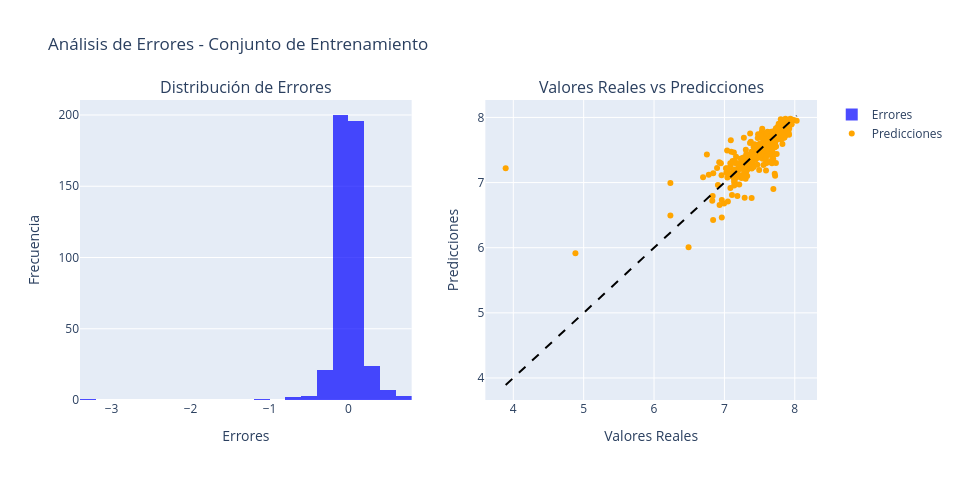
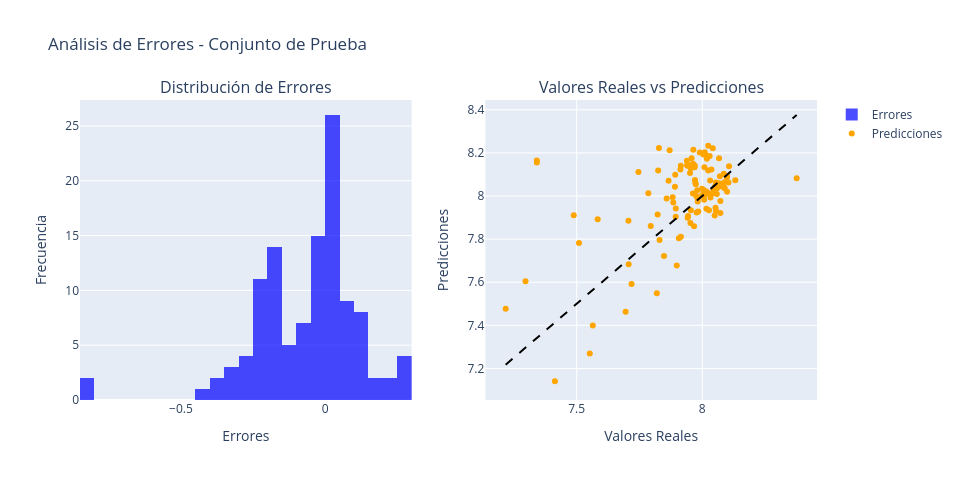

Notebook cell for these charts, in order:
### Markdown cell above
##### 2.1.1.2. Análisis de errores
* Se realiza una visualización para análisis de errores (residuos)

### Code cell
plot_residuals_distribution(train,df_ajustado, plotly_engine = USE_PLOTLY, title = 'Análisis de Errores - Conjunto de Entrenamiento')
plot_residuals_distribution(test, df_pronostico, plotly_engine = USE_PLOTLY, title = 'Análisis de Errores - Conjunto de Prueba')

### Figure 1 — Plotly figure (JSON) as saved in the notebook; plotly's stock layout.template omitted (floating-point values rounded to 4 significant figures; data arrays with more than 128 entries replaced by an {"elided": "..."} marker saying what was removed)
{"data": [{"marker": {"color": "blue"}, "name": "Errores", "nbinsx": 30, "opacity": 0.7, "type": "histogram", "x": {"elided": "458 float values"}, "xaxis": "x", "yaxis": "y"}, {"marker": {"color": "orange"}, "mode": "markers", "name": "Predicciones", "type": "scatter", "x": {"elided": "458 float values"}, "xaxis": "x2", "y": {"elided": "458 float values"}, "yaxis": "y2"}, {"line": {"color": "black", "dash": "dash"}, "mode": "lines", "showlegend": false, "type": "scatter", "x": [3.892, 8.027], "xaxis": "x2", "y": [3.892, 8.027], "yaxis": "y2"}], "layout": {"annotations": [{"font": {"size": 16}, "showarrow": false, "text": "Distribución de Errores", "x": 0.225, "xanchor": "center", "xref": "paper", "y": 1, "yanchor": "bottom", "yref": "paper"}, {"font": {"size": 16}, "showarrow": false, "text": "Valores Reales vs Predicciones", "x": 0.775, "xanchor": "center", "xref": "paper", "y": 1, "yanchor": "bottom", "yref": "paper"}], "height": 480, "title": {"text": "Análisis de Errores - Conjunto de Entrenamiento"}, "width": 960, "xaxis": {"anchor": "y", "domain": [0, 0.45], "title": {"text": "Errores"}}, "xaxis2": {"anchor": "y2", "domain": [0.55, 1], "title": {"text": "Valores Reales"}}, "yaxis": {"anchor": "x", "domain": [0, 1], "title": {"text": "Frecuencia"}}, "yaxis2": {"anchor": "x2", "domain": [0, 1], "title": {"text": "Predicciones"}}}}

### Figure 2 — Plotly figure (JSON) as saved in the notebook; plotly's stock layout.template omitted (floating-point values rounded to 4 significant figures)
{"data": [{"marker": {"color": "blue"}, "name": "Errores", "nbinsx": 30, "opacity": 0.7, "type": "histogram", "x": [0.007203, 0.05622, 0.1074, -0.1791, 0.07765, 0.1033, -0.06564, 0.03433, 0.02369, 0.2314, 0.2727, -0.2591, -0.2726, -0.09208, -0.008931, 0.03574, 0.04235, -0.08558, 0.006983, 0.04903, -0.04624, 0.02286, 0.1515, -0.1123, 0.02518, -0.3079, 0.0212, 0.0925, 0.1397, 0.2703, -0.0485, 0.006806, 0.01228, -0.008592, 0.05807, 0.02789, 0.02771, 0.03961, 0.09494, -0.004874, 0.1079, 0.07496, -0.02304, -0.03503, 0.01121, -0.04039, 0.07881, 0.005303, 0.007846, 0.2931, -0.02127, 0.005915, -0.01698, 0.01224, -0.005801, -0.228, 0.003323, 0.1228, -0.1304, 0.05374, 0.1034, 0.127, 0.2833, -0.3085, -0.4221, -0.1516, 0.01227, 0.05237, -0.02284, -0.2063, -0.1544, -0.03113, -0.8135, -0.8234, 0.01869, -0.2103, -0.3655, -0.003957, 0.04194, 0.02403, 0.0495, 0.2204, -0.2001, -0.1716, -0.2504, -0.1876, -0.193, -0.1083, -0.1714, -0.08588, -0.1554, -0.1253, -0.1034, -0.2049, -0.1748, -0.2249, -0.2177, -0.2116, -0.1864, -0.2048, -0.2257, -0.3425, -0.1794, -0.395, -0.2089, -0.1564, -0.09406, -0.1886, -0.1638, -0.08944, -0.2944, -0.07996, -0.04721, 0.1258, 0.1649], "xaxis": "x", "yaxis": "y"}, {"marker": {"color": "orange"}, "mode": "markers", "name": "Predicciones", "type": "scatter", "x": [7.982, 7.984, 7.967, 7.706, 7.953, 7.907, 7.795, 7.83, 7.707, 7.695, 7.413, 7.217, 7.509, 7.822, 7.894, 7.943, 7.942, 7.885, 8.051, 8.058, 7.98, 8.059, 8.072, 7.882, 8.008, 7.584, 7.955, 8.027, 8.049, 7.819, 7.963, 8.066, 8.098, 8.055, 8.132, 8.074, 8.04, 8.033, 8.072, 8.0, 8.053, 8.016, 7.977, 7.999, 8.057, 8.031, 8.099, 8.021, 8.018, 8.376, 8.07, 8.099, 8.086, 8.068, 7.982, 7.785, 8.007, 8.055, 7.858, 7.978, 7.915, 7.719, 7.552, 7.296, 7.488, 7.891, 8.044, 8.089, 8.005, 7.892, 8.018, 8.107, 7.341, 7.341, 8.068, 7.913, 7.746, 8.017, 8.104, 8.087, 8.088, 7.898, 7.94, 8.017, 7.965, 8.005, 8.01, 8.067, 7.97, 8.037, 7.951, 8.009, 7.971, 7.866, 7.954, 7.939, 7.958, 7.99, 7.963, 7.941, 7.915, 7.87, 8.042, 7.828, 8.024, 8.029, 8.024, 7.955, 7.97, 7.972, 7.824, 7.974, 7.895, 7.848, 7.564], "xaxis": "x2", "y": [7.975, 7.928, 7.86, 7.885, 7.875, 7.804, 7.86, 7.796, 7.683, 7.463, 7.141, 7.477, 7.782, 7.915, 7.903, 7.908, 7.9, 7.97, 8.044, 8.009, 8.026, 8.036, 7.921, 7.995, 7.983, 7.892, 7.934, 7.934, 7.91, 7.549, 8.011, 8.059, 8.086, 8.063, 8.073, 8.046, 8.012, 7.993, 7.977, 8.005, 7.945, 7.941, 8.0, 8.034, 8.046, 8.072, 8.02, 8.016, 8.01, 8.083, 8.092, 8.093, 8.103, 8.056, 7.988, 8.013, 8.003, 7.932, 7.989, 7.924, 7.812, 7.592, 7.269, 7.605, 7.91, 8.043, 8.032, 8.036, 8.028, 8.099, 8.173, 8.138, 8.155, 8.165, 8.049, 8.123, 8.111, 8.021, 8.062, 8.063, 8.039, 7.678, 8.14, 8.188, 8.215, 8.192, 8.203, 8.175, 8.141, 8.122, 8.107, 8.134, 8.074, 8.071, 8.129, 8.164, 8.175, 8.201, 8.15, 8.145, 8.14, 8.213, 8.221, 8.223, 8.233, 8.186, 8.118, 8.143, 8.134, 8.062, 8.119, 8.054, 7.942, 7.722, 7.399], "yaxis": "y2"}, {"line": {"color": "black", "dash": "dash"}, "mode": "lines", "showlegend": false, "type": "scatter", "x": [7.217, 8.376], "xaxis": "x2", "y": [7.217, 8.376], "yaxis": "y2"}], "layout": {"annotations": [{"font": {"size": 16}, "showarrow": false, "text": "Distribución de Errores", "x": 0.225, "xanchor": "center", "xref": "paper", "y": 1, "yanchor": "bottom", "yref": "paper"}, {"font": {"size": 16}, "showarrow": false, "text": "Valores Reales vs Predicciones", "x": 0.775, "xanchor": "center", "xref": "paper", "y": 1, "yanchor": "bottom", "yref": "paper"}], "height": 480, "title": {"text": "Análisis de Errores - Conjunto de Prueba"}, "width": 960, "xaxis": {"anchor": "y", "domain": [0, 0.45], "title": {"text": "Errores"}}, "xaxis2": {"anchor": "y2", "domain": [0.55, 1], "title": {"text": "Valores Reales"}}, "yaxis": {"anchor": "x", "domain": [0, 1], "title": {"text": "Frecuencia"}}, "yaxis2": {"anchor": "x2", "domain": [0, 1], "title": {"text": "Predicciones"}}}}
